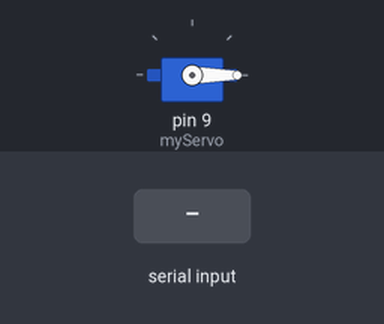
Recording of a sketch running on a simulated Arduino Uno, built with avr-gcc and run on an emulated ATmega328P. Shown: servo. The test bench sets the inputs (shaded band).

Above: at 1.2 s.
1.3 s: "1" received over Serial
At 2.1 s:
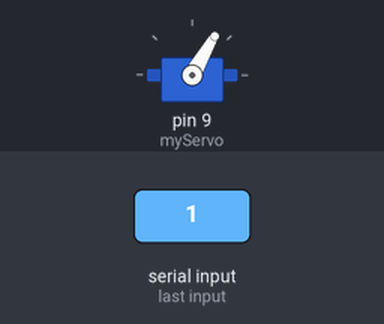
2.8 s: "2" received over Serial
At 3.2 s:
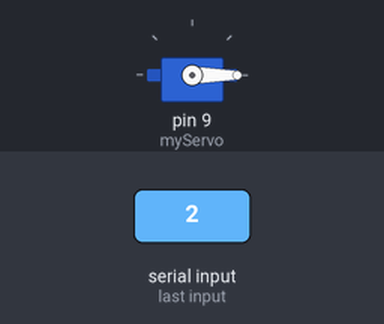
Timing chart, 0 to 5.8 s (numbered marks = the images above; inputs shaded):
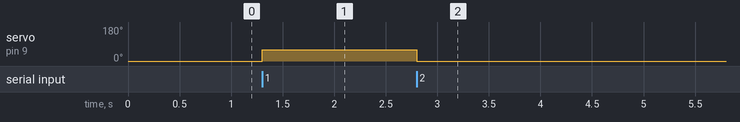

The sketch:

MCB.ino.ino
```cpp
// tutorial link https://youtu.be/0-pJE5A_fZU

#include <Servo.h>

Servo myServo;  // Create a servo object

void setup() {
  Serial.begin(9600);  // Initialize the serial communication
  myServo.attach(9);   // Attach the servo to pin 9
        myServo.write(0);  // Rotate the servo to 0 degrees

}

void loop() {
  if (Serial.available()) {
    char command = Serial.read();  // Read the incoming command

    if (command == '1') {
      myServo.write(60);  // Rotate the servo to 90 degrees
    } else if (command == '2') {
      myServo.write(0);  // Rotate the servo to 0 degrees
    }
  }
}
```

Measured:
- after the input at 1.3 s, servo on pin 9 (myServo): 0° → 60° at once
- after the input at 2.8 s, servo on pin 9 (myServo): 60° → 0° at once
